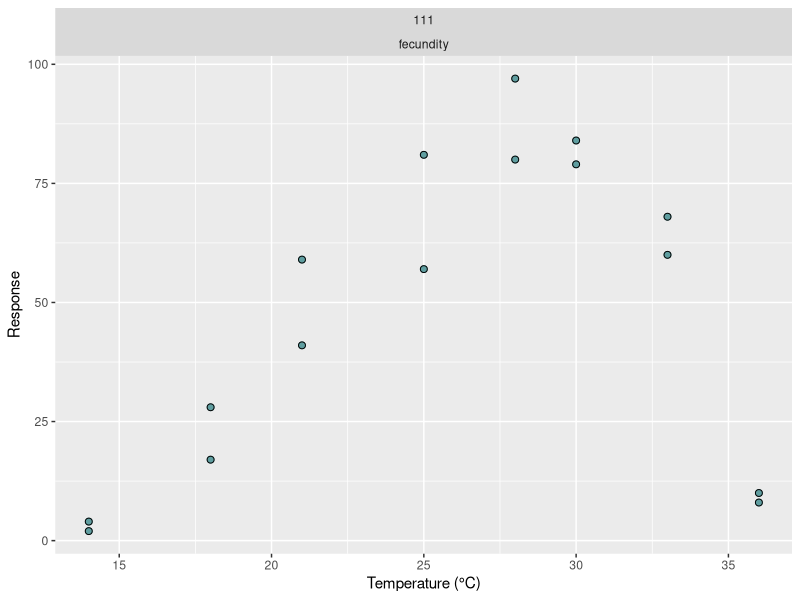
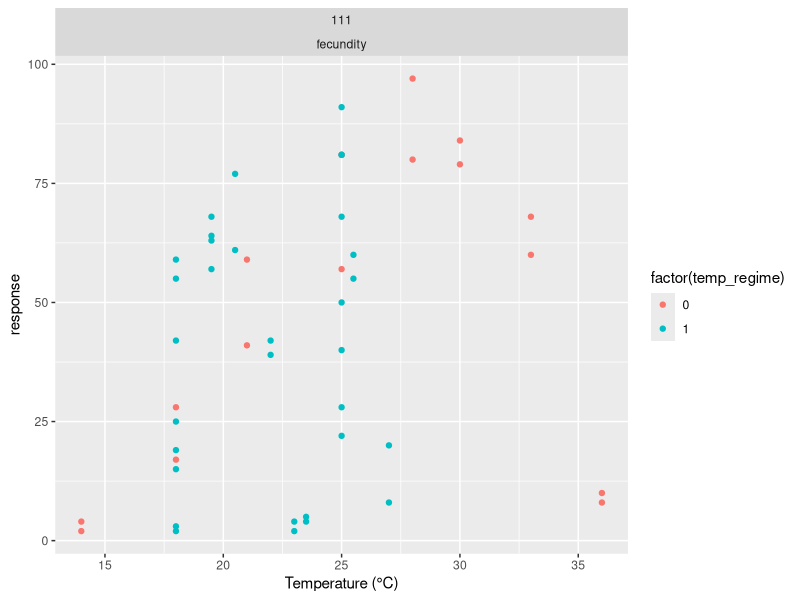
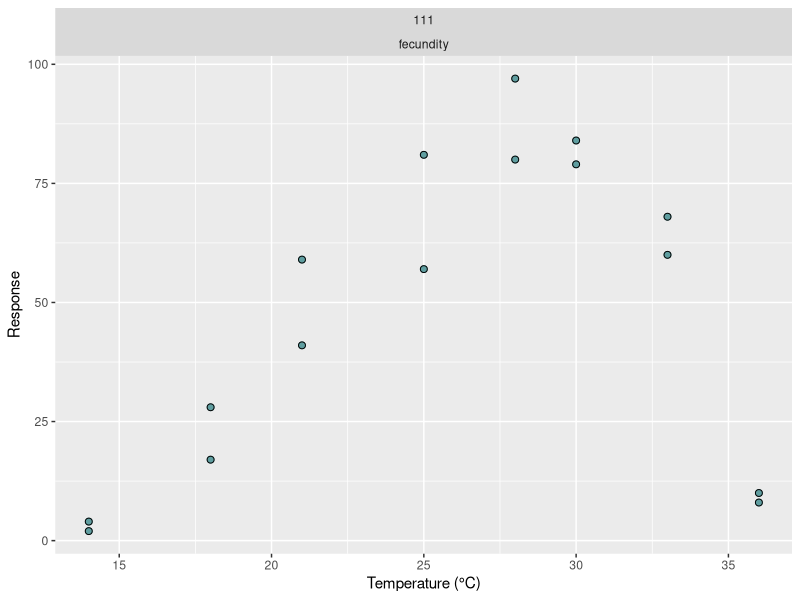

Here is the R script that generated these plots, in order:


## Joey's plotting of the TPCs


library(tidyverse)
library(cowplot)


tdata <- read_csv("Data/ExtractedDataAllStudies.csv")


tdata2 <- tdata %>% 
	mutate(study_digits = nchar(study_ID)) %>% 
	mutate(mean_temp_calculated = (min_temp + max_temp)/2) %>% 
	mutate(mean_temp_calculated = ifelse(temp_regime == 0, mean_temp, mean_temp_calculated)) %>% 
	mutate(mean_temp_calculated = ifelse(is.na(mean_temp_calculated), mean_temp, mean_temp_calculated)) %>% 
	filter(study_digits == 3)


tdata2 %>% 
	filter(temp_regime == 0, study_ID %in% c(111)) %>% 
	ggplot(aes(x = mean_temp_calculated, y = response)) + 
	geom_point(size = 2, color = "cadetblue") +
	geom_point(size = 2, shape = 1, color = "black") +
	facet_wrap(study_ID ~ trait, scales = "free", ncol = 3) + xlab("Temperature (°C)") +ylab("Response")
ggsave("figures/constant-temp-plots-subset-111.png", width = 4, height = 3)

tdata2 %>% 
	filter(study_ID == 111) %>% 
	ggplot(aes(x = mean_temp_calculated, y = response, color = factor(temp_regime))) + geom_point() +
	facet_wrap(study_ID ~ trait, ncol = 3, scales = "free") + xlab("Temperature (°C)")
